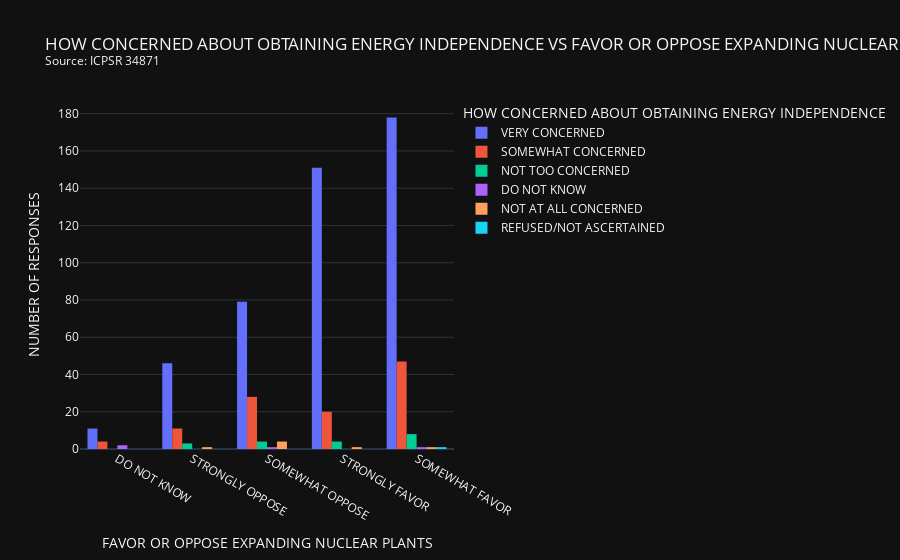
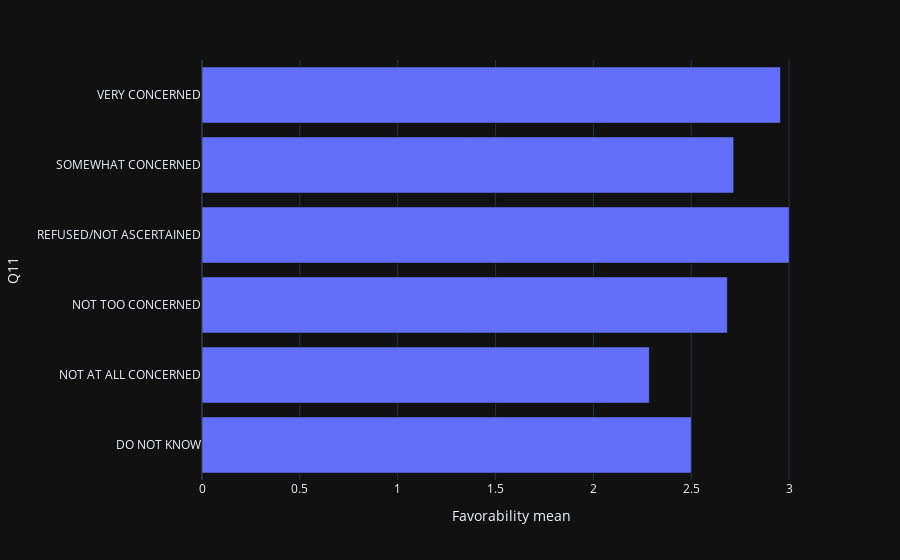
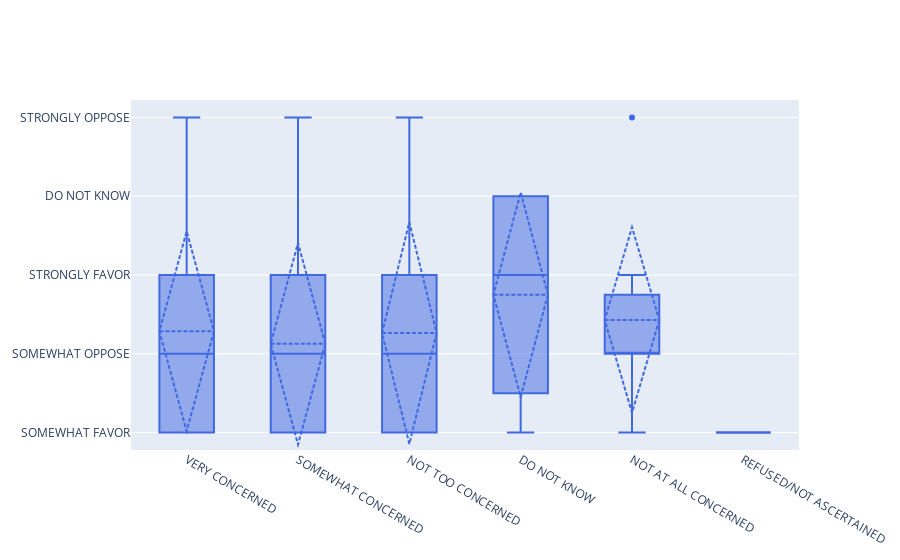

The notebook cell these images were saved under, in order:
### Code cell
# Concern about Energy Indepenence vs Nuclear energy 

# Q11: HOW CONCERNED ABOUT OBTAINING ENERGY INDEPENDENCE
# Q13: FAVOR OR OPPOSE EXPANDING NUCLEAR PLANT IN THE MIDLANDS OF SC

s = "HOW CONCERNED ABOUT OBTAINING ENERGY INDEPENDENCE" + " VS " + "FAVOR OR OPPOSE EXPANDING NUCLEAR PLANT IN THE MIDLANDS OF SC"
title = s + "<br><sup>Source: ICPSR 34871<sup>"
fig = px.histogram(df_IC, x="Q13", color="Q11", template='plotly_dark', title=title, barmode="group").update_xaxes(categoryorder='array', categoryarray=["DO NOT KNOW", "STRONGLY OPPOSE", "SOMEWHAT OPPOSE", "SOMEWHAT FAVOR", "STRONGLY FAVOR"]).update_xaxes(categoryorder='total ascending').update_layout(
xaxis_title="FAVOR OR OPPOSE EXPANDING NUCLEAR PLANTS", yaxis_title="NUMBER OF RESPONSES", legend_title="HOW CONCERNED ABOUT OBTAINING ENERGY INDEPENDENCE",
)
fig.show()

mean_df = mean_df_gen("Q11")
print(mean_df)
fig = px.bar(mean_df, x="Q13", y="Q11", barmode="group", template='plotly_dark').update_xaxes(
    categoryorder='array', categoryarray=["DO NOT KNOW", "STRONGLY OPPOSE", "SOMEWHAT OPPOSE", "SOMEWHAT FAVOR", "STRONGLY FAVOR"]).update_layout(
xaxis_title="Favorability mean"
)
fig.show()

fig = go.Figure()
fig.add_trace(go.Box(
    y=df_IC["Q13"],
    x=df_IC["Q11"],
    name='Mean & SD',
    marker_color='royalblue',
    boxmean='sd' # represent mean and standard deviationfor x in 
))#.update_yaxes(categoryorder='array', categoryarray=["DO NOT KNOW", "STRONGLY OPPOSE", "SOMEWHAT OPPOSE", "SOMEWHAT FAVOR", "STRONGLY FAVOR"]).update_xaxes(
   # categoryorder='array', categoryarray=concern_list)
fig.show()

df_IC["Q11"].value_counts()

### Figure 1 — Plotly figure (JSON) as saved in the notebook; plotly's stock layout.template omitted (floating-point values rounded to 4 significant figures; data arrays with more than 128 entries replaced by an {"elided": "..."} marker saying what was removed)
{"data": [{"alignmentgroup": "True", "bingroup": "x", "hovertemplate": "Q11=VERY CONCERNED<br>Q13=%{x}<br>count=%{y}<extra></extra>", "legendgroup": "VERY CONCERNED", "marker": {"color": "#636efa", "pattern": {"shape": ""}}, "name": "VERY CONCERNED", "offsetgroup": "VERY CONCERNED", "orientation": "v", "showlegend": true, "type": "histogram", "x": {"elided": "465 str values"}, "xaxis": "x", "yaxis": "y"}, {"alignmentgroup": "True", "bingroup": "x", "hovertemplate": "Q11=SOMEWHAT CONCERNED<br>Q13=%{x}<br>count=%{y}<extra></extra>", "legendgroup": "SOMEWHAT CONCERNED", "marker": {"color": "#EF553B", "pattern": {"shape": ""}}, "name": "SOMEWHAT CONCERNED", "offsetgroup": "SOMEWHAT CONCERNED", "orientation": "v", "showlegend": true, "type": "histogram", "x": ["SOMEWHAT OPPOSE", "SOMEWHAT OPPOSE", "SOMEWHAT FAVOR", "SOMEWHAT FAVOR", "SOMEWHAT FAVOR", "STRONGLY FAVOR", "SOMEWHAT FAVOR", "STRONGLY OPPOSE", "STRONGLY OPPOSE", "SOMEWHAT FAVOR", "STRONGLY OPPOSE", "SOMEWHAT OPPOSE", "STRONGLY OPPOSE", "STRONGLY OPPOSE", "SOMEWHAT FAVOR", "SOMEWHAT FAVOR", "STRONGLY FAVOR", "STRONGLY FAVOR", "SOMEWHAT FAVOR", "STRONGLY FAVOR", "SOMEWHAT FAVOR", "SOMEWHAT OPPOSE", "SOMEWHAT FAVOR", "SOMEWHAT FAVOR", "SOMEWHAT OPPOSE", "SOMEWHAT OPPOSE", "SOMEWHAT FAVOR", "SOMEWHAT OPPOSE", "STRONGLY FAVOR", "SOMEWHAT FAVOR", "SOMEWHAT FAVOR", "SOMEWHAT FAVOR", "SOMEWHAT FAVOR", "SOMEWHAT FAVOR", "SOMEWHAT FAVOR", "SOMEWHAT FAVOR", "STRONGLY FAVOR", "SOMEWHAT FAVOR", "SOMEWHAT FAVOR", "STRONGLY FAVOR", "STRONGLY FAVOR", "SOMEWHAT FAVOR", "SOMEWHAT FAVOR", "SOMEWHAT OPPOSE", "STRONGLY FAVOR", "SOMEWHAT OPPOSE", "SOMEWHAT FAVOR", "STRONGLY FAVOR", "SOMEWHAT FAVOR", "STRONGLY FAVOR", "STRONGLY FAVOR", "STRONGLY OPPOSE", "SOMEWHAT FAVOR", "SOMEWHAT FAVOR", "STRONGLY FAVOR", "STRONGLY FAVOR", "SOMEWHAT FAVOR", "SOMEWHAT OPPOSE", "STRONGLY FAVOR", "STRONGLY FAVOR", "SOMEWHAT FAVOR", "SOMEWHAT FAVOR", "STRONGLY FAVOR", "SOMEWHAT FAVOR", "SOMEWHAT OPPOSE", "SOMEWHAT FAVOR", "SOMEWHAT OPPOSE", "SOMEWHAT OPPOSE", "SOMEWHAT FAVOR", "STRONGLY FAVOR", "SOMEWHAT OPPOSE", "SOMEWHAT OPPOSE", "SOMEWHAT FAVOR", "DO NOT KNOW", "STRONGLY FAVOR", "STRONGLY OPPOSE", "SOMEWHAT FAVOR", "SOMEWHAT FAVOR", "SOMEWHAT FAVOR", "SOMEWHAT OPPOSE", "DO NOT KNOW", "STRONGLY OPPOSE", "SOMEWHAT FAVOR", "STRONGLY FAVOR", "SOMEWHAT OPPOSE", "SOMEWHAT FAVOR", "SOMEWHAT FAVOR", "STRONGLY OPPOSE", "SOMEWHAT OPPOSE", "SOMEWHAT OPPOSE", "SOMEWHAT OPPOSE", "SOMEWHAT OPPOSE", "SOMEWHAT FAVOR", "SOMEWHAT FAVOR", "SOMEWHAT OPPOSE", "SOMEWHAT FAVOR", "SOMEWHAT OPPOSE", "SOMEWHAT OPPOSE", "STRONGLY OPPOSE", "SOMEWHAT OPPOSE", "DO NOT KNOW", "SOMEWHAT FAVOR", "SOMEWHAT FAVOR", "SOMEWHAT OPPOSE", "SOMEWHAT OPPOSE", "DO NOT KNOW", "SOMEWHAT OPPOSE", "SOMEWHAT FAVOR", "STRONGLY OPPOSE", "SOMEWHAT FAVOR"], "xaxis": "x", "yaxis": "y"}, {"alignmentgroup": "True", "bingroup": "x", "hovertemplate": "Q11=NOT TOO CONCERNED<br>Q13=%{x}<br>count=%{y}<extra></extra>", "legendgroup": "NOT TOO CONCERNED", "marker": {"color": "#00cc96", "pattern": {"shape": ""}}, "name": "NOT TOO CONCERNED", "offsetgroup": "NOT TOO CONCERNED", "orientation": "v", "showlegend": true, "type": "histogram", "x": ["SOMEWHAT OPPOSE", "SOMEWHAT FAVOR", "STRONGLY OPPOSE", "STRONGLY OPPOSE", "SOMEWHAT FAVOR", "SOMEWHAT FAVOR", "SOMEWHAT OPPOSE", "STRONGLY FAVOR", "SOMEWHAT OPPOSE", "SOMEWHAT FAVOR", "STRONGLY FAVOR", "SOMEWHAT FAVOR", "SOMEWHAT FAVOR", "SOMEWHAT FAVOR", "SOMEWHAT OPPOSE", "SOMEWHAT FAVOR", "STRONGLY OPPOSE", "STRONGLY FAVOR", "STRONGLY FAVOR"], "xaxis": "x", "yaxis": "y"}, {"alignmentgroup": "True", "bingroup": "x", "hovertemplate": "Q11=DO NOT KNOW<br>Q13=%{x}<br>count=%{y}<extra></extra>", "legendgroup": "DO NOT KNOW", "marker": {"color": "#ab63fa", "pattern": {"shape": ""}}, "name": "DO NOT KNOW", "offsetgroup": "DO NOT KNOW", "orientation": "v", "showlegend": true, "type": "histogram", "x": ["SOMEWHAT OPPOSE", "SOMEWHAT FAVOR", "DO NOT KNOW", "DO NOT KNOW"], "xaxis": "x", "yaxis": "y"}, {"alignmentgroup": "True", "bingroup": "x", "hovertemplate": "Q11=NOT AT ALL CONCERNED<br>Q13=%{x}<br>count=%{y}<extra></extra>", "legendgroup": "NOT AT ALL CONCERNED", "marker": {"color": "#FFA15A", "pattern": {"shape": ""}}, "name": "NOT AT ALL CONCERNED", "offsetgroup": "NOT AT ALL CONCERNED", "orientation": "v", "showlegend": true, "type": "histogram", "x": ["STRONGLY OPPOSE", "SOMEWHAT FAVOR", "SOMEWHAT OPPOSE", "SOMEWHAT OPPOSE", "SOMEWHAT OPPOSE", "STRONGLY FAVOR", "SOMEWHAT OPPOSE"], "xaxis": "x", "yaxis": "y"}, {"alignmentgroup": "True", "bingroup": "x", "hovertemplate": "Q11=REFUSED/NOT ASCERTAINED<br>Q13=%{x}<br>count=%{y}<extra></extra>", "legendgroup": "REFUSED/NOT ASCERTAINED", "marker": {"color": "#19d3f3", "pattern": {"shape": ""}}, "name": "REFUSED/NOT ASCERTAINED", "offsetgroup": "REFUSED/NOT ASCERTAINED", "orientation": "v", "showlegend": true, "type": "histogram", "x": ["SOMEWHAT FAVOR"], "xaxis": "x", "yaxis": "y"}], "layout": {"autosize": true, "barmode": "group", "legend": {"title": {"text": "HOW CONCERNED ABOUT OBTAINING ENERGY INDEPENDENCE"}, "tracegroupgap": 0}, "title": {"text": "HOW CONCERNED ABOUT OBTAINING ENERGY INDEPENDENCE VS FAVOR OR OPPOSE EXPANDING NUCLEAR PLANT IN THE MIDLANDS OF SC<br><sup>Source: ICPSR 34871<sup>"}, "xaxis": {"anchor": "y", "autorange": true, "categoryarray": ["DO NOT KNOW", "STRONGLY OPPOSE", "SOMEWHAT OPPOSE", "SOMEWHAT FAVOR", "STRONGLY FAVOR"], "categoryorder": "total ascending", "domain": [0, 1], "range": [-0.5, 4.5], "title": {"text": "FAVOR OR OPPOSE EXPANDING NUCLEAR PLANTS"}, "type": "category"}, "yaxis": {"anchor": "x", "autorange": true, "domain": [0, 1], "range": [0, 187.4], "title": {"text": "NUMBER OF RESPONSES"}}}}

### Figure 2 — Plotly figure (JSON) as saved in the notebook; plotly's stock layout.template omitted (floating-point values rounded to 4 significant figures)
{"data": [{"alignmentgroup": "True", "hovertemplate": "Q13=%{x}<br>Q11=%{y}<extra></extra>", "legendgroup": "", "marker": {"color": "#636efa", "pattern": {"shape": ""}}, "name": "", "offsetgroup": "", "orientation": "h", "showlegend": false, "textposition": "auto", "type": "bar", "x": [2.5, 2.286, 2.684, 3, 2.717, 2.956], "xaxis": "x", "y": ["DO NOT KNOW", "NOT AT ALL CONCERNED", "NOT TOO CONCERNED", "REFUSED/NOT ASCERTAINED", "SOMEWHAT CONCERNED", "VERY CONCERNED"], "yaxis": "y"}], "layout": {"autosize": true, "barmode": "group", "legend": {"tracegroupgap": 0}, "margin": {"t": 60}, "xaxis": {"anchor": "y", "autorange": true, "categoryarray": ["DO NOT KNOW", "STRONGLY OPPOSE", "SOMEWHAT OPPOSE", "SOMEWHAT FAVOR", "STRONGLY FAVOR"], "categoryorder": "array", "domain": [0, 1], "range": [0, 3.158], "title": {"text": "Favorability mean"}, "type": "linear"}, "yaxis": {"anchor": "x", "autorange": true, "domain": [0, 1], "range": [-0.5, 5.5], "title": {"text": "Q11"}, "type": "category"}}}

### Figure 3 — Plotly figure (JSON) as saved in the notebook; plotly's stock layout.template omitted (floating-point values rounded to 4 significant figures; data arrays with more than 128 entries replaced by an {"elided": "..."} marker saying what was removed)
{"data": [{"boxmean": "sd", "marker": {"color": "royalblue"}, "name": "Mean & SD", "type": "box", "x": {"elided": "606 str values"}, "y": {"elided": "606 str values"}}], "layout": {"autosize": true, "xaxis": {"autorange": true, "range": [-0.5, 5.5], "type": "category"}, "yaxis": {"autorange": true, "range": [-0.2222, 4.222], "type": "category"}}}
